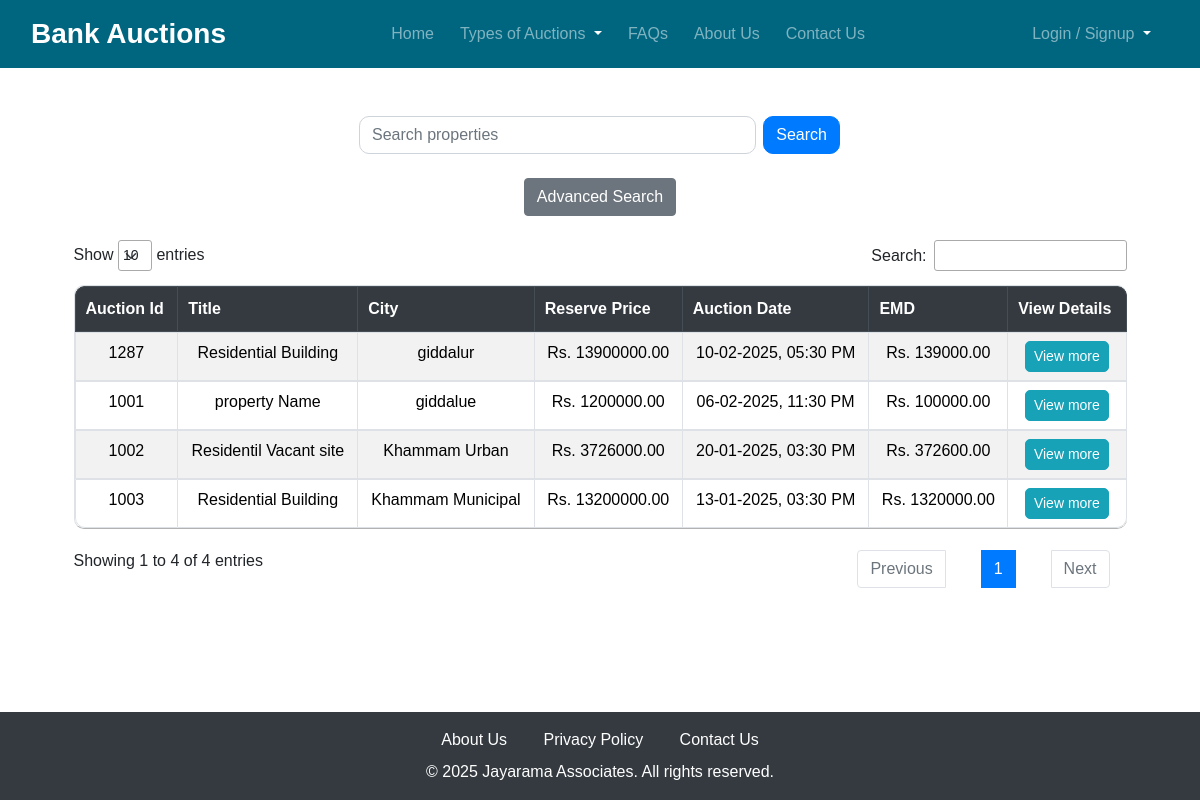
The app's page /, older data.
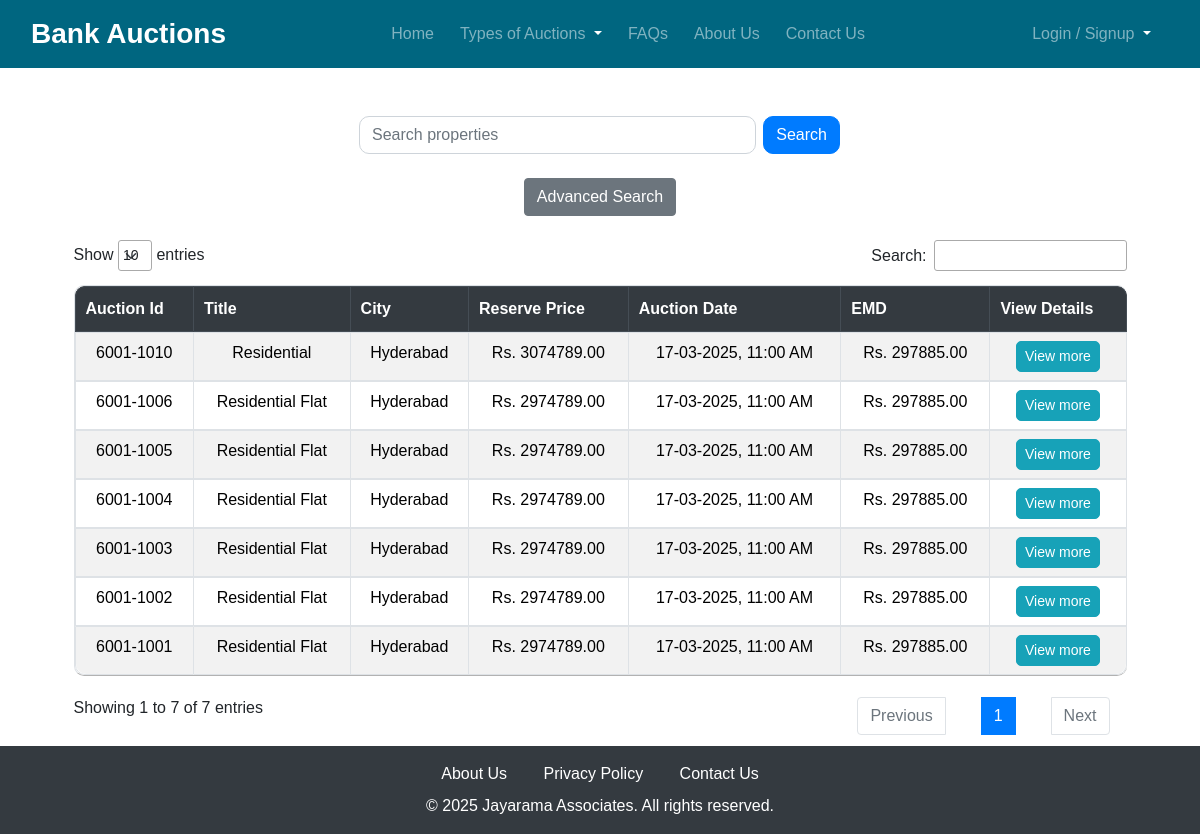
The same page, newer data.
### propertyapp/models.py (models this page shows, shortened)
class Property(models.Model):
    Auction_id = models.CharField(max_length=10)
    Title = models.CharField(max_length=200)
    Bank = models.ForeignKey(Bank, on_delete=models.CASCADE, related_name="properties")
    Property_Title = models.ForeignKey(Category, on_delete=models.CASCADE, related_name="properties")
    Description = models.TextField()
    Location = models.CharField(max_length=30)
    City = models.CharField(max_length=20)
    State = models.CharField(max_length=20)
    Amount = models.DecimalField(max_digits=10, decimal_places=2)
    Reserve_price = models.DecimalField(max_digits=10, decimal_places=2)
    EMD_amount = models.DecimalField(max_digits=10, decimal_places=2)
    Bid_increment = models.DecimalField(max_digits=10, decimal_places=2)
    EMD_submission_date = models.DateTimeField()
    Auction_start_date = models.DateTimeField()
    Auction_end_date = models.DateTimeField()
    created_at = models.DateTimeField(auto_now_add=True)  # Automatically set on creation
    Image = models.ImageField(upload_to='images/', default='default.jpg')
    objects = PropertyManager()  # Apply ordering
    def get_absolute_url(self):
        return reverse('property_detail', args=[str(self.id)])
    class Meta:
        verbose_name_plural = "Properties"

### propertyapp/views.py (the view)
# urls.py: path('', views.home, name='home'),
def home(request):
    properties = Property.objects.all().order_by('-created_at')  # Ensures newest first
    return render(request, 'properties/home.html', {'properties': properties})

### propertyapp/models.py (called while the page is built)
    def get_queryset(self):
        return super().get_queryset().order_by('-created_at')

### propertyapp/templates/properties/home.html (shortened to what this page needs)
{% extends 'properties/base.html' %}
{% load static %}
{% block extra_css %}
    <link rel="stylesheet" href="https://cdn.datatables.net/1.11.5/css/jquery.dataTables.min.css">
    <link rel="stylesheet" href="https://cdn.datatables.net/1.11.5/css/dataTables.bootstrap5.min.css">
{% endblock %}
{% block content %}
    <div class="mt-5">
        <form method="get" action="{% url 'search_property' %}" class="text-center mb-4" style="width: 40%; margin: 0 auto;">
            <div class="input-group justify-content-center">
                <input type="text" id="search-query" name="query" class="form-control me-2" style="border-radius: 10px;"
                       placeholder="Search properties" value="{{ request.GET.query }}">
                <button type="submit" class="btn btn-primary" style="border-radius: 10px;">Search</button>
            </div>
        </form>
        <form action="{% url 'advanced_search' %}" method="get" class="text-center mb-4">
            <button type="submit" class="btn btn-secondary">Advanced Search</button>
        </form>
    </div>
    <div class="container-fluid">
        <div class="table-responsive" style="width: 90%; margin: 0 auto;">
            <table id="propertiesTable" class="table table-bordered table-striped table-hover custom-table">
                <thead class="thead-dark text-center">
                    <tr>
                        <th>Auction Id</th>
                        <th>Title</th>
                        <th>City</th>
                        <th>Reserve Price</th>
                        <th>Auction Date</th>
                        <th>EMD</th>
                        <th>View Details</th>
                    </tr>
                </thead>
                <tbody class="text-center">
                    {% for property in properties %}
                        <tr>
                            <td>{{ property.Auction_id }}</td>
                            <td>{{ property.Title }}</td>
                            <td>{{ property.City }}</td>
                            <td>Rs. {{ property.Reserve_price }}</td>
                            <td>{{ property.Auction_start_date |date:"d-m-Y, h:i A" }}</td>
                            <td>Rs. {{ property.EMD_amount }}</td>
                            <td>
                                <a href="{{ property.get_absolute_url }}" class="btn btn-info btn-sm"
                                   style="border-radius: 5px;">View more</a>
                            </td>
                        </tr>
                    {% endfor %}
                </tbody>
            </table>
        </div>
    </div>
{% endblock %}

### propertyapp/templates/properties/base.html (shortened to what this page needs)
{% load static %}
<!DOCTYPE html>
<html lang="en">
<head>
    <link href="https://cdn.jsdelivr.net/npm/bootstrap@5.3.3/dist/css/bootstrap.min.css" rel="stylesheet">
    <link href="https://cdn.jsdelivr.net/npm/bootstrap@4.6.0/dist/css/bootstrap.min.css" rel="stylesheet">
    <link rel="stylesheet" href="{% static 'css/styles.css' %}">
    {% block extra_css %}{% endblock %}
</head>
<body class="d-flex flex-column">
    {% url 'login' as login_url %}
    {% url 'signup' as signup_url %}
    {% if request.path != login_url and request.path != signup_url %}
    <nav class="navbar navbar-expand-lg navbar-dark bg-primary flex-nowrap">
        <div class="container-fluid">
            <a class="navbar-brand fs-3 fw-bold" href="{% url 'home' %}">Bank Auctions</a>
            <div class="collapse navbar-collapse" id="navbarNav">
                <ul class="navbar-nav ms-auto">
                    <li class="nav-item"><a class="nav-link" href="{% url 'home' %}">Home</a></li>
                    <li class="nav-item dropdown">
                        <a class="nav-link dropdown-toggle" href="#" id="auctionDropdown" role="button" data-bs-toggle="dropdown" aria-expanded="false">
                            Types of Auctions
                        </a>
                    </li>
                    <li class="nav-item"><a class="nav-link" href="{% url 'faqs' %}">FAQs</a></li>
                    <li class="nav-item"><a class="nav-link" href="{% url 'about' %}">About Us</a></li>
                    <li class="nav-item"><a class="nav-link" href="{% url 'contact' %}">Contact Us</a></li>
                </ul>
                <ul class="navbar-nav ms-auto">
                    <li class="nav-item dropdown">
                        {% if user.is_authenticated %}
                            <a class="nav-link dropdown-toggle" href="#" id="userDropdown" role="button" data-bs-toggle="dropdown" aria-expanded="false">
                                {{ user.username }}
                            </a>
                            <ul class="dropdown-menu" aria-labelledby="userDropdown">
                                {% if user.is_staff or user.is_superuser %}
                                    <li><a class="dropdown-item" href="{% url 'admin:index' %}">Admin Panel</a></li>
                                {% endif %}
                                <li>
                                    <form action="{% url 'logout' %}" method="post" class="d-inline">
                                        {% csrf_token %}
                                        <button type="submit" class="dropdown-item">Logout</button>
                                    </form>
                                </li>
                            </ul>
                        {% else %}
                            <a class="nav-link dropdown-toggle" href="#" id="authDropdown" role="button" data-bs-toggle="dropdown" aria-expanded="false">
                                Login / Signup
                            </a>
                        {% endif %}
                    </li>
                </ul>
            </div>
        </div>
    </nav>
    {% endif %}
    <main class="flex-grow-1">
        {% block content %}
        {% endblock %}
    </main>
    <footer class="bg-dark text-white py-3 mt-auto">
        <div class="container text-center">
            <div class="mb-2">
                <a href="{% url 'about' %}" class="text-white mx-3">About Us</a>
                <a href="{% url 'privacy' %}" class="text-white mx-3">Privacy Policy</a>
                <a href="{% url 'contact' %}" class="text-white mx-3">Contact Us</a>
            </div>
            <div>
                <span>&copy; {% now "Y" %} Jayarama Associates. All rights reserved.</span>
            </div>
        </div>
    </footer>
</body>
</html>

### staticfiles/css/styles.css (style rules this page uses)
html, body { height: 100%; }
.navbar-nav .nav-item { margin-right: 10px; }
.navbar { background-color: #006680 !important; }
.navbar-brand { font-size: 24px; font-weight: bold; color: white; }
.nav-link { color: white; }
body { font-family: Arial, sans-serif; }
.container { width: 80%; margin: 0 auto; }
.input-group .form-control { margin-right: 10px; }

### propertyapp/templates/properties/base.html (style rules this page uses)
html, body { height: 100%; }
.navbar-nav .nav-item { margin-right: 10px; }
.navbar { background-color: #006680 !important; }
.navbar-brand { font-size: 24px; font-weight: bold; color: white; }
.nav-link { color: white; }
.navbar-nav .dropdown-toggle::after { border-top-color: white !important; }

### propertyapp/templates/properties/home.html (style rules this page uses)
.table-responsive { overflow-x: auto; max-width: 100%; }
thead.thead-dark { background-color: #333; color: white; }
.custom-table { border-collapse: separate; border-spacing: 0; border-radius: 10px; overflow: hidden; }
.custom-table th, .custom-table td { border: 1px solid #dee2e6; padding: 12px; }
.custom-table thead tr:first-child th:first-child { border-top-left-radius: 10px; }
.custom-table thead tr:first-child th:last-child { border-top-right-radius: 10px; }
.custom-table tbody tr:last-child td:first-child { border-bottom-left-radius: 10px; }
.custom-table tbody tr:last-child td:last-child { border-bottom-right-radius: 10px; }

Row changes from the older to the newer data that the page shows:
removed Property: Auction_id "1287", Title "Residential Building", City "giddalur", Reserve_price "13900000.00", Auction_start_date "10-02-2025, 05:30 PM", EMD_amount "139000.00"
added Property: Auction_id "6001-1010", Title "Residential", City "Hyderabad", Reserve_price "3074789.00", Auction_start_date "17-03-2025, 11:00 AM", EMD_amount "297885.00"
added Property: Auction_id "6001-1006", Title "Residential Flat", City "Hyderabad", Reserve_price "2974789.00", Auction_start_date "17-03-2025, 11:00 AM", EMD_amount "297885.00"
added Property: Auction_id "6001-1005", Title "Residential Flat", City "Hyderabad", Reserve_price "2974789.00", Auction_start_date "17-03-2025, 11:00 AM", EMD_amount "297885.00"
added Property: Auction_id "6001-1004", Title "Residential Flat", City "Hyderabad", Reserve_price "2974789.00", Auction_start_date "17-03-2025, 11:00 AM", EMD_amount "297885.00"
changed Property (number 5 of 7 on the later page): Auction_id "1003" → "6001-1003"; Title "Residential Building" → "Residential Flat"; City "Khammam Municipal" → "Hyderabad"; Reserve_price "13200000.00" → "2974789.00"; Auction_start_date "13-01-2025, 03:30 PM" → "17-03-2025, 11:00 AM"; EMD_amount "1320000.00" → "297885.00"; moves up the list
changed Property (number 6 of 7 on the later page): Auction_id "1002" → "6001-1002"; Title "Residentil Vacant site" → "Residential Flat"; City "Khammam Urban" → "Hyderabad"; Reserve_price "3726000.00" → "2974789.00"; Auction_start_date "20-01-2025, 03:30 PM" → "17-03-2025, 11:00 AM"; EMD_amount "372600.00" → "297885.00"; moves down the list
changed Property (number 7 of 7 on the later page): Auction_id "1001" → "6001-1001"; Title "property Name" → "Residential Flat"; City "giddalue" → "Hyderabad"; Reserve_price "1200000.00" → "2974789.00"; Auction_start_date "06-02-2025, 11:30 PM" → "17-03-2025, 11:00 AM"; EMD_amount "100000.00" → "297885.00"
Text that changed along with them:
text written by a page script: "Show entries Search: Showing 1 to 4 of 4 entries Previous 1 Next" → "Show entries Search: Showing 1 to 7 of 7 entries Previous 1 Next"
